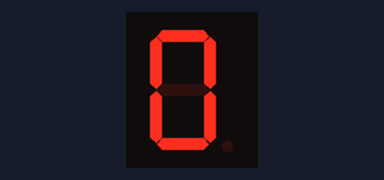
Recording of a sketch running on a simulated Arduino Uno, built with avr-gcc and run on an emulated ATmega328P. On the bench: 1-digit seven-segment display. Wiring (inferred from the names in the program): 1-digit 7-segment display, segments lit when HIGH: segments pin 2, pin 3, pin 4, pin 5, pin 6, pin 7, pin 8. The segment pins are drawn as the display they are named for.

Above: at 0.1 s.
At 1.1 s:
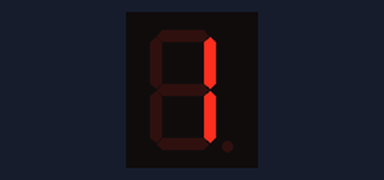
At 2.1 s:
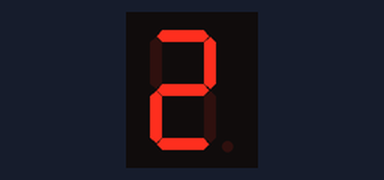
At 4.1 s:
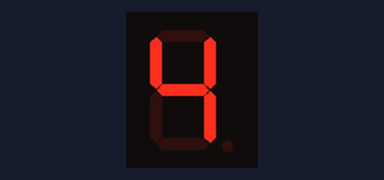
At 6.1 s:
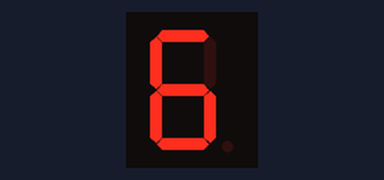
At 9.1 s:
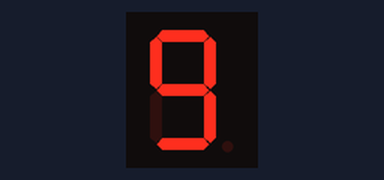

Measured:
- by itself, everything shown: repeats every 11.0 s, in 10 steps
- what the display in image 1 shows lasts 1.0 s, from 1.0 s to 2.0 s
- what the display in image 5 shows lasts 2.0 s, from 9.0 s to 11.0 s

The sketch:

Seven_Segment.ino
```cpp
#define segA 2//connecting segment A to PIN2

#define segB 3// connecting segment B to PIN3

#define segC 4// connecting segment C to PIN4

#define segD 5// connecting segment D to PIN5

#define segE 6// connecting segment E to PIN6

#define segF 7// connecting segment F to PIN7

#define segG 8// connecting segment G to PIN8

int COUNT=0;//count integer for 0-9 increment

void setup()
{
  for (int i=2;i<9;i++)
{
  pinMode(i, OUTPUT);// taking all pins from 2-8 as output
}

}

void loop()
{
switch (COUNT)
{
case 0://when count value is zero show 0  on disp
digitalWrite(segA, HIGH);
digitalWrite(segB, HIGH);
digitalWrite(segC, HIGH);
digitalWrite(segD, HIGH);
digitalWrite(segE, HIGH);
digitalWrite(segF, HIGH);
digitalWrite(segG, LOW);
break;

case 1:// when count value is 1 show 1  on disp

digitalWrite(segA, LOW);
digitalWrite(segB, HIGH);
digitalWrite(segC, HIGH);
digitalWrite(segD, LOW);
digitalWrite(segE, LOW);
digitalWrite(segF, LOW);
digitalWrite(segG, LOW);
break;

case 2:// when count value is 2 show 2  on disp
digitalWrite(segA, HIGH);
digitalWrite(segB, HIGH);
digitalWrite(segC, LOW);
digitalWrite(segD, HIGH);
digitalWrite(segE, HIGH);
digitalWrite(segF, LOW);
digitalWrite(segG, HIGH);
break;

case 3:// when count value is 3 show 3  on disp
digitalWrite(segA, HIGH);
digitalWrite(segB, HIGH);
digitalWrite(segC, HIGH);
digitalWrite(segD, HIGH);
digitalWrite(segE, LOW);
digitalWrite(segF, LOW);
digitalWrite(segG, HIGH);
break;

case 4:// when count value is 4 show 4  on disp
digitalWrite(segA, LOW);
digitalWrite(segB, HIGH);
digitalWrite(segC, HIGH);
digitalWrite(segD, LOW);
digitalWrite(segE, LOW);
digitalWrite(segF, HIGH);
digitalWrite(segG, HIGH);
break;

case 5:// when count value is 5 show 5  on disp
digitalWrite(segA, HIGH);
digitalWrite(segB, LOW);
digitalWrite(segC, HIGH);
digitalWrite(segD, HIGH);
digitalWrite(segE, LOW);
digitalWrite(segF, HIGH);
digitalWrite(segG, HIGH);
break;

case 6:// when count value is 6 show 6  on disp
digitalWrite(segA, HIGH);
digitalWrite(segB, LOW);
digitalWrite(segC, HIGH);
digitalWrite(segD, HIGH);
digitalWrite(segE, HIGH);
digitalWrite(segF, HIGH);
digitalWrite(segG, HIGH);
break;

case 7:// when count value is 7 show 7  on disp
digitalWrite(segA, HIGH);
digitalWrite(segB, HIGH);
digitalWrite(segC, HIGH);
digitalWrite(segD, LOW);
digitalWrite(segE, LOW);
digitalWrite(segF, LOW);
digitalWrite(segG, LOW);
break;

case 8:// when count value is 8 show 8  on disp
digitalWrite(segA, HIGH);
digitalWrite(segB, HIGH);
digitalWrite(segC, HIGH);
digitalWrite(segD, HIGH);
digitalWrite(segE, HIGH);
digitalWrite(segF, HIGH);
digitalWrite(segG, HIGH);
break;

case 9:// when count value is 9 show 9  on disp
digitalWrite(segA, HIGH);
digitalWrite(segB, HIGH);
digitalWrite(segC, HIGH);
digitalWrite(segD, HIGH);
digitalWrite(segE, LOW);
digitalWrite(segF, HIGH);
digitalWrite(segG, HIGH);
break;

break;
}
 if (COUNT<10)
 {
   COUNT++;
  delay(1000);///increment count integer for every second
   }
 if (COUNT==10)
{
 COUNT=0;// if count integer value is equal to 10, reset it to zero.
 delay(1000);
 }
}
```
